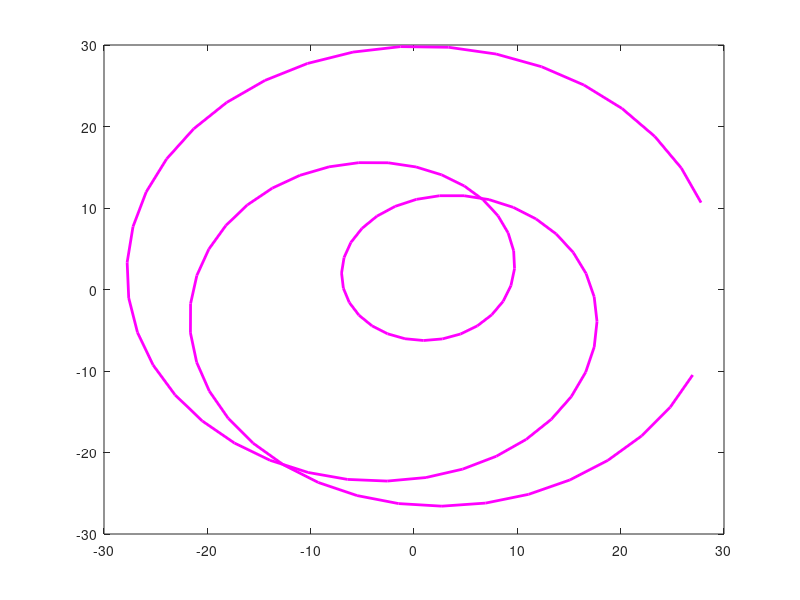

This chart was generated by the following MATLAB code:
clc
clear all
% close all
%%
%=========================Problem 2======================================
l2=12;l3=18;
om2=.5;om3=.75;
delt=.24;
t=0:delt:24;
tit20=deg2rad(30);tit30=deg2rad(15);
tit2=om2*t+tit20;
tit3=om3*t+tit30;

x=l2*cos(tit2)+l3*cos(tit3);
y=l2*sin(tit2)+l3*sin(tit3);
vx=-l2*om2*sin(tit2)-l3*om3*sin(tit3);
vy=l2*om2*cos(tit2)+l3*om3*cos(tit3);
ax=-l2*om2^2*cos(tit2)-l3*om3^2*cos(tit3);
ay=-l2*om2^2*sin(tit2)-l3*om3^2*sin(tit3);

plot(x,y,'m','LineWidth',2)
% figure(1)
% subplot(2,2,3),plot(x,y,'m','LineWidth',2)
% subplot(2,2,1),plot(t,x,'c-.','LineWidth',2)
% subplot(2,2,2),plot(t,y,'g:','LineWidth',2)
% 
% 
% figure(2)
% subplot(2,2,3),plot(vx,vy,'m','LineWidth',2)
% subplot(2,2,1),plot(t,vx,'c-.','LineWidth',2)
% subplot(2,2,2),plot(t,vy,'g:','LineWidth',2)
% 
% 
% figure(3)
% subplot(2,2,3),plot(ax,ay,'m','LineWidth',2)
% subplot(2,2,1),plot(t,ax,'c-.','LineWidth',2)
% subplot(2,2,2),plot(t,ay,'g:','LineWidth',2)


% figure(1)
% subplot(2,2,1)
% title('X-cordinate motion vs time of End Effector')
% xlabel('Time(s)')
% ylabel('X-cordinate motion(cm)')
% subplot(2,2,2)
% title('Y-cordinate motion vs time of End Effector')
% xlabel('Time(s)')
% ylabel('Y-cordinate motion(cm)')
% subplot(2,2,3)
% title('Trajectory of End effector')
% xlabel('X-cordinate motion(cm)')
% ylabel('Y-cordinate motion(cm)')
%  hi1 = suptitle('Position Analysis of End Effector');
% set(hi1,'FontSize',16,'FontWeight','bold')
% figure(2)
% subplot(2,2,1)
% title(' Velocity of X-cordinate vs time of End Effector')
% xlabel('Time(s)')
% ylabel('V_x (cm/s)')
% subplot(2,2,2)
% title('Velocity of Y-cordinate vs time of End Effector')
% xlabel('Time(s)')
% ylabel('V_y (cm/s)')
% subplot(2,2,3)
% title('Trajectory of Velocity components of End effector')
% xlabel('V_x (cm/s)')
% ylabel('V_y (cm/s)')
%  hi2 = suptitle('Velocity Analysis of End Effector');
% set(hi2,'FontSize',16,'FontWeight','bold')
% figure(3)
% subplot(2,2,1)
% title('Accelration of X-cordinate vs time of End Effector')
% xlabel('Time(s)')
% ylabel('A_x (cm^2/s)')
% subplot(2,2,2)
% title(' Acceleration of Y-cordinate vs time of End Effector')
% xlabel('Time(s)')
% ylabel('A_y (cm^2/s)')
% subplot(2,2,3)
% title('Trajectory of Acceleration components of End effector')
% xlabel('A_x (cm^2/s)')
% ylabel('A_y (cm^2/s)')
%  hi3 = suptitle('Accelration Analysis of End Effector');
% set(hi3,'FontSize',16,'FontWeight','bold')
